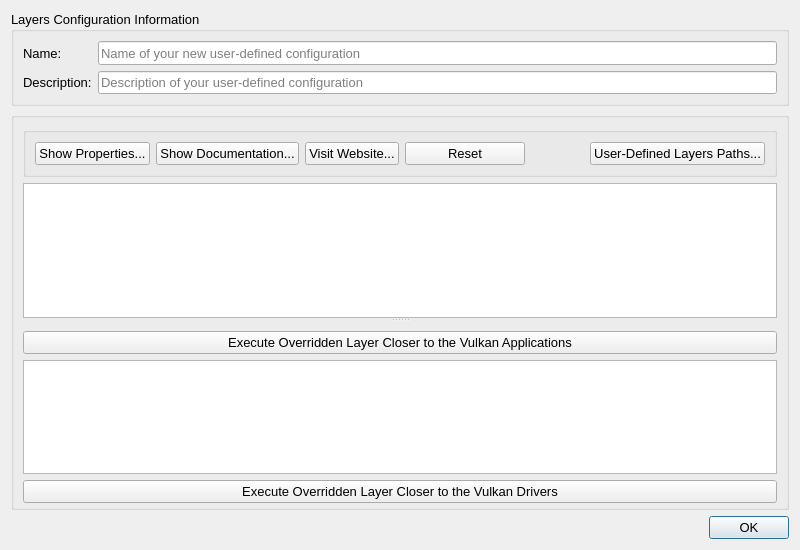
<?xml version="1.0" encoding="UTF-8"?>
<ui version="4.0">
 <class>dialog_layers</class>
 <widget class="QDialog" name="dialog_layers">
  <property name="geometry">
   <rect>
    <x>0</x>
    <y>0</y>
    <width>800</width>
    <height>550</height>
   </rect>
  </property>
  <property name="minimumSize">
   <size>
    <width>800</width>
    <height>550</height>
   </size>
  </property>
  <property name="maximumSize">
   <size>
    <width>10000</width>
    <height>10000</height>
   </size>
  </property>
  <property name="baseSize">
   <size>
    <width>800</width>
    <height>600</height>
   </size>
  </property>
  <property name="font">
   <font>
    <family>Arial</family>
    <pointsize>10</pointsize>
   </font>
  </property>
  <property name="windowTitle">
   <string>Select Vulkan Layers</string>
  </property>
  <layout class="QGridLayout" name="gridLayout_2">
   <item row="2" column="1" colspan="2">
    <widget class="QDialogButtonBox" name="buttonBox">
     <property name="orientation">
      <enum>Qt::Horizontal</enum>
     </property>
     <property name="standardButtons">
      <set>QDialogButtonBox::Ok</set>
     </property>
    </widget>
   </item>
   <item row="0" column="0" colspan="3">
    <widget class="QGroupBox" name="groupBox">
     <property name="sizePolicy">
      <sizepolicy hsizetype="Preferred" vsizetype="Preferred">
       <horstretch>0</horstretch>
       <verstretch>0</verstretch>
      </sizepolicy>
     </property>
     <property name="minimumSize">
      <size>
       <width>250</width>
       <height>88</height>
      </size>
     </property>
     <property name="maximumSize">
      <size>
       <width>16777215</width>
       <height>1000</height>
      </size>
     </property>
     <property name="sizeIncrement">
      <size>
       <width>0</width>
       <height>1</height>
      </size>
     </property>
     <property name="title">
      <string>Layers Configuration Information</string>
     </property>
     <layout class="QGridLayout" name="gridLayout_4">
      <item row="0" column="0">
       <widget class="QLabel" name="label">
        <property name="text">
         <string>Name:</string>
        </property>
       </widget>
      </item>
      <item row="1" column="0">
       <widget class="QLabel" name="label_2">
        <property name="text">
         <string>Description:</string>
        </property>
       </widget>
      </item>
      <item row="1" column="1">
       <widget class="QLineEdit" name="lineEditDescription">
        <property name="placeholderText">
         <string>Description of your user-defined configuration</string>
        </property>
       </widget>
      </item>
      <item row="0" column="1">
       <widget class="QLineEdit" name="lineEditName">
        <property name="minimumSize">
         <size>
          <width>0</width>
          <height>24</height>
         </size>
        </property>
        <property name="text">
         <string/>
        </property>
        <property name="placeholderText">
         <string>Name of your new user-defined configuration</string>
        </property>
       </widget>
      </item>
     </layout>
    </widget>
   </item>
   <item row="1" column="0" colspan="3">
    <widget class="QGroupBox" name="groupBox_3">
     <property name="sizePolicy">
      <sizepolicy hsizetype="Preferred" vsizetype="Preferred">
       <horstretch>0</horstretch>
       <verstretch>2</verstretch>
      </sizepolicy>
     </property>
     <property name="minimumSize">
      <size>
       <width>0</width>
       <height>240</height>
      </size>
     </property>
     <property name="sizeIncrement">
      <size>
       <width>0</width>
       <height>3</height>
      </size>
     </property>
     <property name="baseSize">
      <size>
       <width>0</width>
       <height>240</height>
      </size>
     </property>
     <property name="title">
      <string/>
     </property>
     <layout class="QGridLayout" name="gridLayout">
      <item row="1" column="0">
       <widget class="QGroupBox" name="gridGroupBox">
        <layout class="QGridLayout" name="gridLayout_3">
         <item row="0" column="3">
          <widget class="QPushButton" name="button_reset">
           <property name="minimumSize">
            <size>
             <width>120</width>
             <height>0</height>
            </size>
           </property>
           <property name="maximumSize">
            <size>
             <width>1000</width>
             <height>16777215</height>
            </size>
           </property>
           <property name="text">
            <string>Reset</string>
           </property>
          </widget>
         </item>
         <item row="0" column="4">
          <spacer name="horizontalSpacer">
           <property name="orientation">
            <enum>Qt::Horizontal</enum>
           </property>
           <property name="sizeHint" stdset="0">
            <size>
             <width>40</width>
             <height>20</height>
            </size>
           </property>
          </spacer>
         </item>
         <item row="0" column="5">
          <widget class="QPushButton" name="button_paths">
           <property name="text">
            <string>User-Defined Layers Paths...</string>
           </property>
          </widget>
         </item>
         <item row="0" column="0">
          <widget class="QPushButton" name="button_properties">
           <property name="text">
            <string>Show Properties...</string>
           </property>
          </widget>
         </item>
         <item row="0" column="2">
          <widget class="QPushButton" name="button_website">
           <property name="text">
            <string>Visit Website...</string>
           </property>
          </widget>
         </item>
         <item row="0" column="1">
          <widget class="QPushButton" name="button_doc">
           <property name="text">
            <string>Show Documentation...</string>
           </property>
          </widget>
         </item>
        </layout>
       </widget>
      </item>
      <item row="2" column="0">
       <widget class="QSplitter" name="splitter">
        <property name="sizePolicy">
         <sizepolicy hsizetype="Preferred" vsizetype="Expanding">
          <horstretch>0</horstretch>
          <verstretch>1</verstretch>
         </sizepolicy>
        </property>
        <property name="minimumSize">
         <size>
          <width>0</width>
          <height>320</height>
         </size>
        </property>
        <property name="baseSize">
         <size>
          <width>0</width>
          <height>320</height>
         </size>
        </property>
        <property name="frameShadow">
         <enum>QFrame::Plain</enum>
        </property>
        <property name="lineWidth">
         <number>1</number>
        </property>
        <property name="orientation">
         <enum>Qt::Vertical</enum>
        </property>
        <property name="childrenCollapsible">
         <bool>false</bool>
        </property>
        <widget class="QTreeWidget" name="layerTree">
         <property name="sizePolicy">
          <sizepolicy hsizetype="Expanding" vsizetype="Preferred">
           <horstretch>0</horstretch>
           <verstretch>0</verstretch>
          </sizepolicy>
         </property>
         <property name="font">
          <font>
           <family>Arial</family>
           <pointsize>10</pointsize>
          </font>
         </property>
         <property name="frameShape">
          <enum>QFrame::StyledPanel</enum>
         </property>
         <property name="frameShadow">
          <enum>QFrame::Sunken</enum>
         </property>
         <property name="showDropIndicator" stdset="0">
          <bool>false</bool>
         </property>
         <property name="dragEnabled">
          <bool>false</bool>
         </property>
         <property name="dragDropMode">
          <enum>QAbstractItemView::NoDragDrop</enum>
         </property>
         <property name="defaultDropAction">
          <enum>Qt::IgnoreAction</enum>
         </property>
         <property name="alternatingRowColors">
          <bool>false</bool>
         </property>
         <property name="headerHidden">
          <bool>true</bool>
         </property>
         <attribute name="headerMinimumSectionSize">
          <number>50</number>
         </attribute>
         <column>
          <property name="text">
           <string notr="true">1</string>
          </property>
         </column>
        </widget>
        <widget class="QWidget" name="widgetContainer" native="true">
         <layout class="QVBoxLayout" name="verticalLayout">
          <property name="leftMargin">
           <number>0</number>
          </property>
          <property name="topMargin">
           <number>9</number>
          </property>
          <property name="rightMargin">
           <number>0</number>
          </property>
          <property name="bottomMargin">
           <number>0</number>
          </property>
          <item>
           <widget class="QPushButton" name="pushButtonUp">
            <property name="text">
             <string>Execute Overridden Layer Closer to the Vulkan Applications</string>
            </property>
           </widget>
          </item>
          <item>
           <widget class="QTreeWidget" name="layerTreeSorted">
            <property name="minimumSize">
             <size>
              <width>0</width>
              <height>40</height>
             </size>
            </property>
            <property name="baseSize">
             <size>
              <width>0</width>
              <height>40</height>
             </size>
            </property>
            <property name="font">
             <font>
              <family>Arial</family>
              <pointsize>10</pointsize>
             </font>
            </property>
            <property name="toolTip">
             <string>Overridden layers ordering requires multiple layers</string>
            </property>
            <attribute name="headerVisible">
             <bool>false</bool>
            </attribute>
            <column>
             <property name="text">
              <string notr="true">1</string>
             </property>
            </column>
           </widget>
          </item>
          <item>
           <widget class="QPushButton" name="pushButtonDown">
            <property name="text">
             <string>Execute Overridden Layer Closer to the Vulkan Drivers</string>
            </property>
           </widget>
          </item>
         </layout>
        </widget>
       </widget>
      </item>
     </layout>
    </widget>
   </item>
  </layout>
 </widget>
 <tabstops>
  <tabstop>layerTree</tabstop>
 </tabstops>
 <resources/>
 <connections>
  <connection>
   <sender>buttonBox</sender>
   <signal>accepted()</signal>
   <receiver>dialog_layers</receiver>
   <slot>accept()</slot>
   <hints>
    <hint type="sourcelabel">
     <x>248</x>
     <y>254</y>
    </hint>
    <hint type="destinationlabel">
     <x>157</x>
     <y>274</y>
    </hint>
   </hints>
  </connection>
  <connection>
   <sender>buttonBox</sender>
   <signal>rejected()</signal>
   <receiver>dialog_layers</receiver>
   <slot>reject()</slot>
   <hints>
    <hint type="sourcelabel">
     <x>316</x>
     <y>260</y>
    </hint>
    <hint type="destinationlabel">
     <x>286</x>
     <y>274</y>
    </hint>
   </hints>
  </connection>
 </connections>
</ui>
